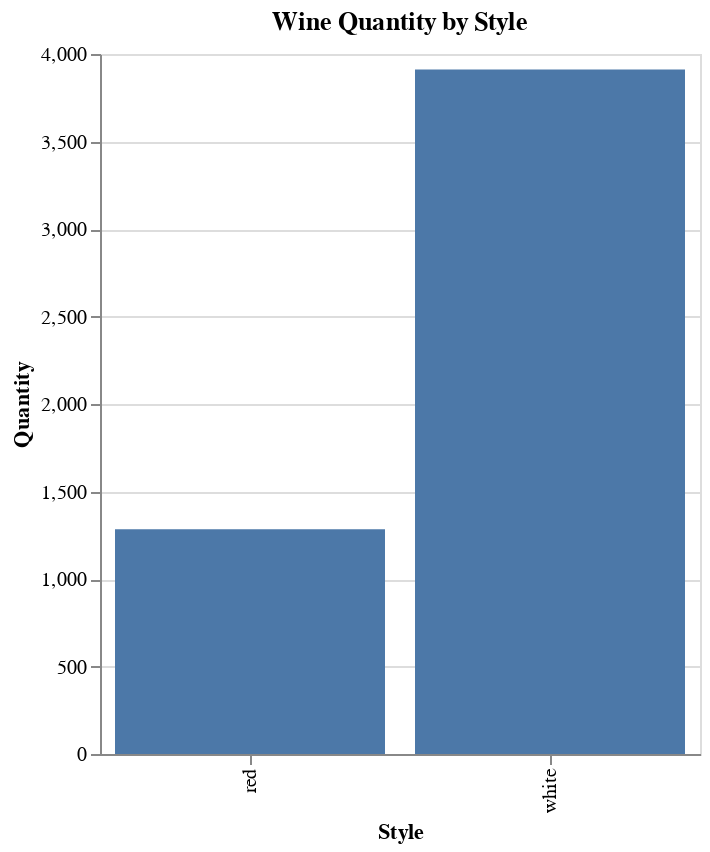

Notebook source saved alongside this figure:
### Markdown cell above
**Question 1.7** <br> {points: 1}  

Plot a bar chart showing the quantity of each wine style in the `train_df` dataframe. Make sure to give it a title and name your plot style_prop.

### Code cell
style_prop = alt.Chart(train_df).mark_bar().encode(x=alt.X('style:N', title='Style'), y=alt.Y('count():Q', title='Quantity')).properties(width=300, height=350, title = 'Wine Quantity by Style')
style_prop

### Figure 1 — Vega-Lite specification as saved in the notebook (floating-point values rounded to 4 significant figures; data arrays with more than 128 entries replaced by an {"elided": "..."} marker saying what was removed)
{"config": {"view": {"continuousWidth": 400, "continuousHeight": 300}}, "data": {"name": "data-bb91b2a96601e664e08c62f0be8a00e6"}, "mark": "bar", "encoding": {"x": {"type": "nominal", "field": "style", "title": "Style"}, "y": {"type": "quantitative", "aggregate": "count", "title": "Quantity"}}, "height": 350, "title": "Wine Quantity by Style", "width": 300, "$schema": "https://vega.github.io/schema/vega-lite/v4.8.1.json", "datasets": {"data-bb91b2a96601e664e08c62f0be8a00e6": {"elided": "5197 records"}}}
